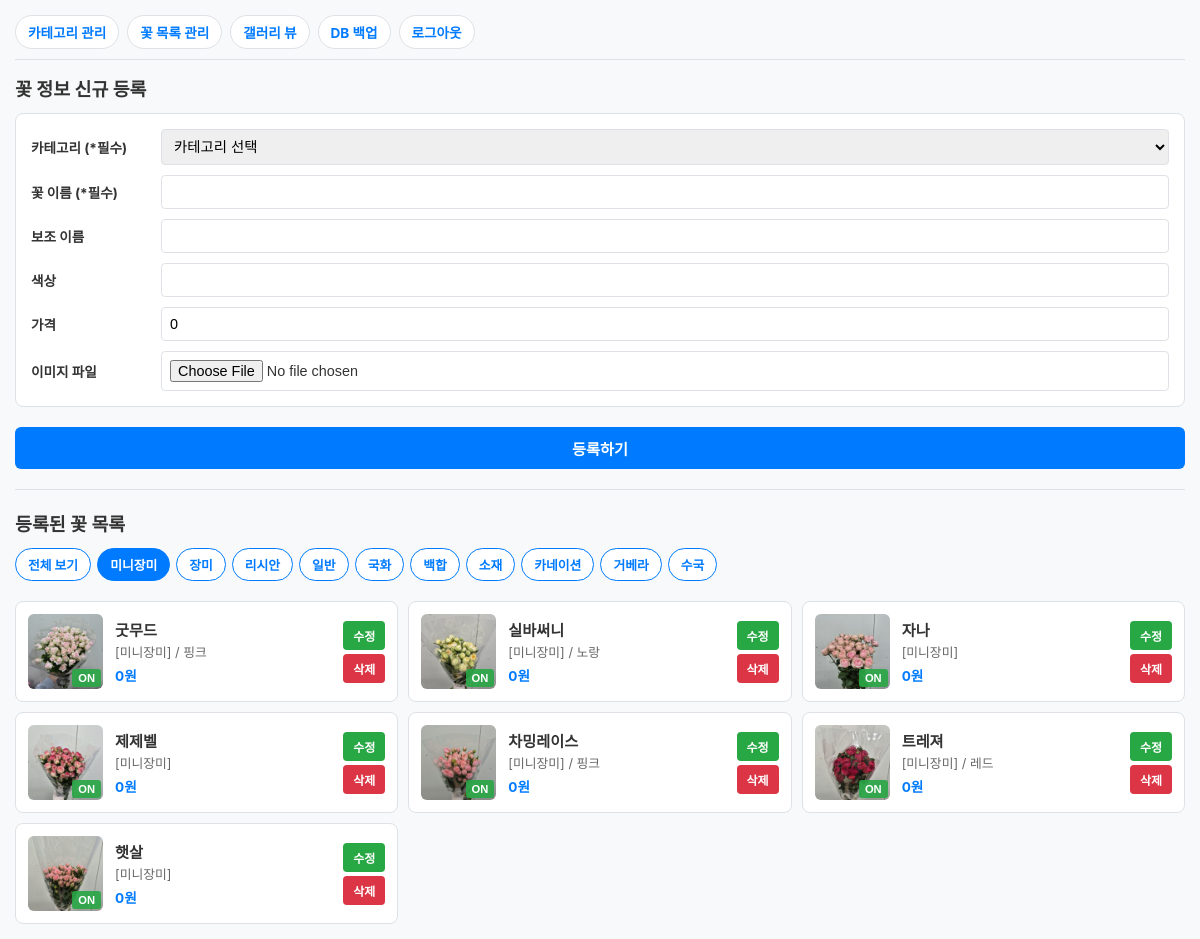
/admin/flower?category_id=2 (signed in), run on the app's committed database.
### models.py (models this page shows)
class Category(Base):
    __tablename__ = "category"
    idx = Column(Integer, primary_key=True, autoincrement=True, index=True)
    name = Column(String, nullable=False)
    order_no = Column(Integer, default=0, index=True)  # 순서 정렬용 컬럼
    flowers = relationship("FlowerList", back_populates="category_rel")

class FlowerList(Base):
    __tablename__ = "flower_list"
    idx = Column(Integer, primary_key=True, autoincrement=True, index=True)
    update_date = Column(DateTime, server_default=func.now(), onupdate=func.now())
    category = Column(Integer, ForeignKey("category.idx", ondelete="SET NULL"), nullable=True)
    name = Column(String, nullable=False)
    name2 = Column(String, nullable=True)
    color = Column(String, nullable=True)
    price = Column(Integer, default=0)
    img_path = Column(String, nullable=True)
    view = Column(Integer, default=1)
    category_rel = relationship("Category", back_populates="flowers")

### main.py (the view)
@app.get("/admin/flower", response_class=HTMLResponse)
def flower_page(
    request: Request,
    category_id: int = None,
    db: Session = Depends(get_db)
):
    if not request.session.get("is_admin"):
        return RedirectResponse(url="/admin/login", status_code=303)
    categories = db.query(models.Category).order_by(models.Category.order_no.asc(), models.Category.idx.asc()).all()
    query = db.query(models.FlowerList)
    if category_id:
        query = query.filter(models.FlowerList.category == category_id)
    flowers = query.order_by(models.FlowerList.name.asc()).all()
    return templates.TemplateResponse(
        request=request,
        name="admin/flower_list.html",
        context={
            "categories": categories,
            "flowers": flowers,
            "selected_category": category_id
        }
    )

### templates/admin/flower_list.html (shortened to what this page needs)
<!DOCTYPE html>
<html lang="ko">
<head>
</head>
<body>
    <nav>
        <a href="/admin/category">카테고리 관리</a>
        <a href="/admin/flower">꽃 목록 관리</a>
        <a href="/admin/gallery-view">갤러리 뷰</a>
        <a href="/admin/db-backup">DB 백업</a>
        <a href="/admin/logout">로그아웃</a>
    </nav>
    <h2>꽃 정보 신규 등록</h2>
    <form action="/admin/flower" method="post" enctype="multipart/form-data">
        <div class="form-grid">
            <label>카테고리 (*필수)</label>
            <select name="category_idx" required>
                <option value="">카테고리 선택</option>
            </select>
            <label>꽃 이름 (*필수)</label>
            <input type="text" name="name" required>
            <label>보조 이름</label>
            <input type="text" name="name2">
            <label>색상</label>
            <input type="text" name="color">
            <label>가격</label>
            <input type="number" name="price" value="0">
            <label>이미지 파일</label>
            <input type="file" name="file" accept="image/*">
        </div>
        <button type="submit" class="btn-submit">등록하기</button>
    </form>
    <hr style="margin: 20px 0; border: none; border-top: 1px solid var(--border-color);">
    <h2>등록된 꽃 목록</h2>
    <div class="filter-bar">
        <a href="/admin/flower" class="filter-btn {% if not selected_category %}active{% endif %}">전체 보기</a>
        {% for cat in categories %}
        <a href="/admin/flower?category_id={{ cat.idx }}" class="filter-btn {% if selected_category == cat.idx %}active{% endif %}">
            {{ cat.name }}
        </a>
        {% endfor %}
    </div>
    <div class="flower-cards-grid">
        {% for flower in flowers %}
        <div class="flower-item-card">
            <div class="img-container">
                {% if flower.img_path %}
                <img src="/{{ flower.img_path }}" alt="{{ flower.name }}">
                {% else %}
                <div class="no-img-box">준비중</div>
                {% endif %}
                {% set current_url = '/admin/flower?category_id=' ~ selected_category if selected_category else '/admin/flower' %}
                <form action="/admin/flower/toggle-view/{{ flower.idx }}?redirect_to={{ current_url }}" method="post" class="toggle-overlay">
                    {% if flower.view == 1 %}
                    <button type="submit" class="btn-view-on">ON</button>
                    {% else %}
                    <button type="submit" class="btn-view-off">OFF</button>
                    {% endif %}
                </form>
            </div>
            <div class="item-info">
                <div class="item-title">{{ flower.name }}</div>
                <div class="item-sub">
                    [{{ flower.category_rel.name if flower.category_rel else '-' }}]
                    {% if flower.color %}/ {{ flower.color }}{% endif %}
                </div>
                <div class="item-price">{{ "{:,}".format(flower.price) }}원</div>
            </div>
            <div class="item-actions">
                <button class="btn-edit" onclick="openEditModal(
                    '{{ flower.idx }}',
                    '{{ flower.category or '' }}',
                    '{{ flower.name }}',
                    '{{ flower.name2 or '' }}',
                    '{{ flower.color or '' }}',
                    '{{ flower.price }}'
                )">수정</button>
                <form action="/admin/flower/delete/{{ flower.idx }}?redirect_to={{ current_url }}" method="post" style="margin:0;" onsubmit="return confirm('정말 삭제하시겠습니까?');">
                    <button type="submit" class="btn-delete">삭제</button>
                </form>
            </div>
        </div>
        {% endfor %}
    </div>
</body>
</html>

### templates/admin/flower_list.html (style rules this page uses)
:root { --primary-color: #007bff; --success-color: #28a745; --danger-color: #dc3545; --bg-color: #f8f9fa; --border-color: #dee2e6; }
* { box-sizing: border-box; margin: 0; padding: 0; }
body { font-family: -apple-system, BlinkMacSystemFont, "Segoe UI", Roboto, sans-serif; background-color: var(--bg-color); padding: 15px; color: #333; }
nav { display: flex; gap: 8px; overflow-x: auto; white-space: nowrap; padding-bottom: 10px; margin-bottom: 15px; border-bottom: 1px solid var(--border-color); -webkit-overflow-scrolling: touch; }
nav a { text-decoration: none; color: var(--primary-color); font-weight: bold; padding: 6px 12px; background: white; border-radius: 20px; border: 1px solid var(--border-color); font-size: 0.85rem; }
h2 { font-size: 1.15rem; margin-bottom: 12px; font-weight: 700; }
.form-grid { display: grid; grid-template-columns: 1fr; gap: 10px; background: white; padding: 15px; border-radius: 8px; border: 1px solid var(--border-color); margin-bottom: 20px; }
@media (min-width: 600px) { .form-grid { grid-template-columns: 120px 1fr; align-items: center; } }
.form-grid label { font-weight: bold; font-size: 0.85rem; }
.form-grid input, .form-grid select { width: 100%; padding: 8px; border: 1px solid var(--border-color); border-radius: 4px; font-size: 0.9rem; }
.btn-submit { width: 100%; padding: 10px; background-color: var(--primary-color); color: white; border: none; border-radius: 6px; font-weight: bold; cursor: pointer; font-size: 0.95rem; }
.filter-bar { display: flex; gap: 6px; overflow-x: auto; white-space: nowrap; margin-bottom: 15px; padding-bottom: 5px; }
.filter-btn { padding: 6px 12px; border: 1px solid var(--primary-color); background-color: white; color: var(--primary-color); border-radius: 20px; text-decoration: none; font-size: 0.8rem; font-weight: bold; }
.filter-btn.active { background-color: var(--primary-color); color: white; }
.flower-cards-grid { display: grid; grid-template-columns: 1fr; gap: 10px; }
@media (min-width: 600px) { .flower-cards-grid { grid-template-columns: repeat(2, 1fr); } }
@media (min-width: 900px) { .flower-cards-grid { grid-template-columns: repeat(3, 1fr); } }
.flower-item-card { background: white; border: 1px solid var(--border-color); border-radius: 8px; padding: 12px; display: flex; gap: 12px; align-items: center; position: relative; }
.img-container { position: relative; width: 75px; height: 75px; flex-shrink: 0; border-radius: 6px; overflow: hidden; background-color: #eee; }
.img-container img { width: 100%; height: 100%; object-fit: cover; }
.toggle-overlay { position: absolute; bottom: 2px; right: 2px; }
.btn-view-on { background-color: rgba(40, 167, 69, 0.9); color: white; border: none; padding: 3px 6px; border-radius: 3px; font-size: 0.7rem; font-weight: bold; cursor: pointer; }
.item-info { flex: 1; min-width: 0; }
.item-title { font-size: 0.95rem; font-weight: bold; margin-bottom: 2px; overflow: hidden; text-overflow: ellipsis; white-space: nowrap; }
.item-sub { font-size: 0.8rem; color: #666; margin-bottom: 4px; }
.item-price { font-size: 0.85rem; font-weight: bold; color: var(--primary-color); }
.item-actions { display: flex; flex-direction: column; gap: 4px; flex-shrink: 0; }
.btn-edit { background-color: var(--success-color); color: white; border: none; padding: 6px 10px; border-radius: 4px; font-size: 0.75rem; font-weight: bold; cursor: pointer; }
.btn-delete { background-color: var(--danger-color); color: white; border: none; padding: 6px 10px; border-radius: 4px; font-size: 0.75rem; font-weight: bold; cursor: pointer; }

### data on the page
Category: name "미니장미"
Category: name "장미"
Category: name "리시안"
Category: name "일반"
Category: name "국화"
Category: name "백합"
Category: name "소재"
Category: name "카네이션"
Category: name "거베라"
Category: name "수국"
FlowerList: img_path (picture), view "ON", name "굿무드", category_rel "미니장미", color "핑크", price "0"
FlowerList: img_path (picture), view "ON", name "실바써니", category_rel "미니장미", color "노랑", price "0"
FlowerList: img_path (picture), view "ON", name "자나", category_rel "미니장미", price "0"
FlowerList: img_path (picture), view "ON", name "제제벨", category_rel "미니장미", price "0"
FlowerList: img_path (picture), view "ON", name "차밍레이스", category_rel "미니장미", color "핑크", price "0"
FlowerList: img_path (picture), view "ON", name "트레져", category_rel "미니장미", color "레드", price "0"
FlowerList: img_path (picture), view "ON", name "햇살", category_rel "미니장미", price "0"
